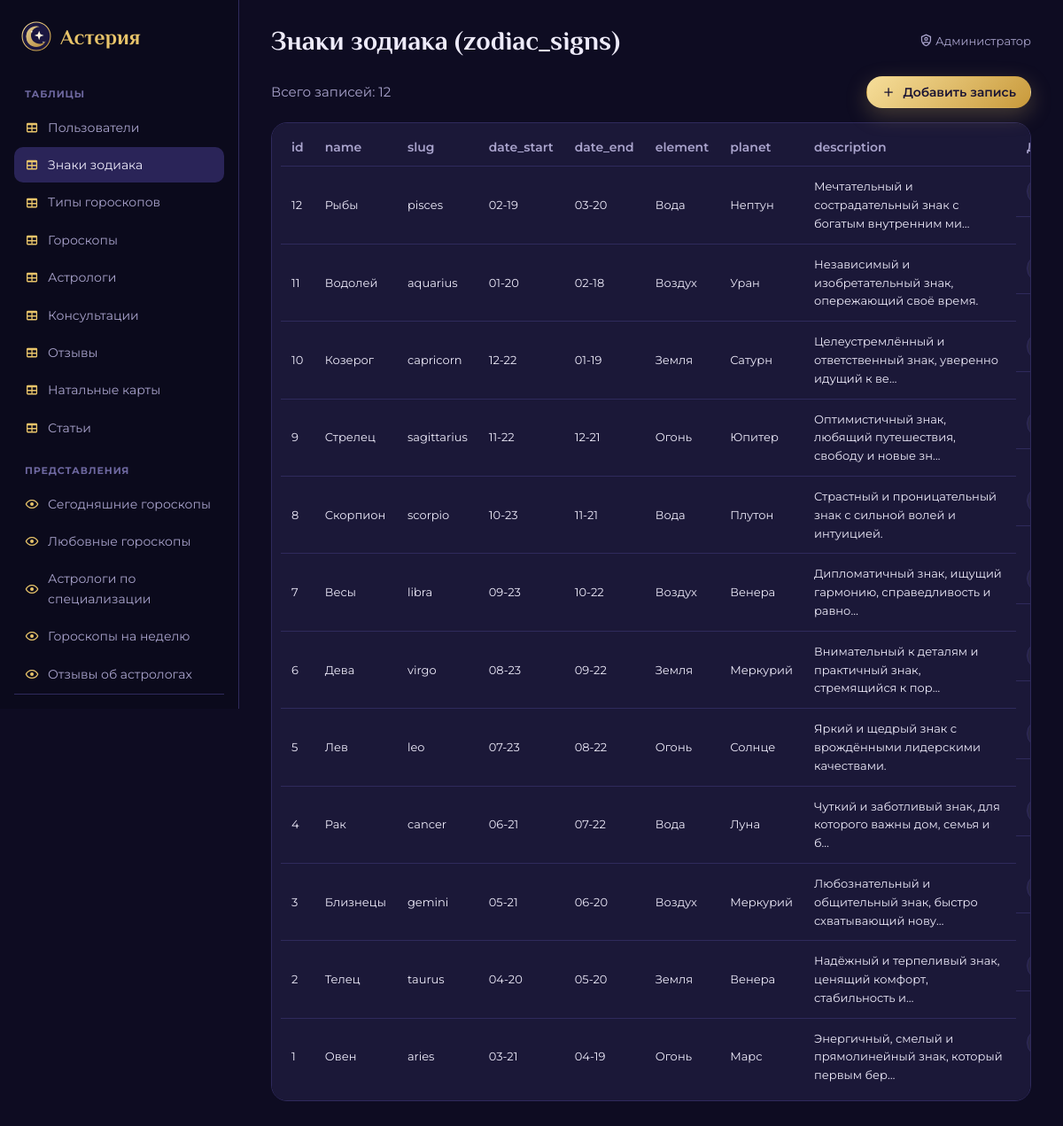
Screenshot of /admin/table.php?t=zodiac_signs (signed in) with the database file from the repository.
### tables this page shows
CREATE TABLE zodiac_signs (
  id INT AUTO_INCREMENT PRIMARY KEY,
  name VARCHAR(30) NOT NULL,
  slug VARCHAR(30) NOT NULL UNIQUE,
  date_start CHAR(5) NOT NULL,
  date_end CHAR(5) NOT NULL,
  element ENUM('Огонь','Земля','Воздух','Вода') NOT NULL,
  planet VARCHAR(30) NOT NULL,
  description TEXT NOT NULL
);

### admin/table.php (the view, shortened to what this page needs)
<?php
require 'admin_common.php';
$table = $_GET['t'] ?? '';
$columns = tableColumns($pdo, $table);
$pk = 'id';
$action = $_GET['action'] ?? 'list';
$id = (int)($_GET['id'] ?? 0);
$errors = [];
$row = [];
$perPage = 15;
$page = max(1, (int)($_GET['page'] ?? 1));
$total = (int)$pdo->query("SELECT COUNT(*) FROM $table")->fetchColumn();
$offset = ($page - 1) * $perPage;
$rows = $pdo->query("SELECT * FROM $table ORDER BY $pk DESC LIMIT $perPage OFFSET $offset")->fetchAll();
$fkLabels = [];
?>
<?php if ($action === 'add' || $action === 'edit'): ?>
    <form class="admin-form card" method="post">
        <h2><?= $action === 'edit' ? "Изменение записи №$id" : 'Новая запись' ?></h2>
        <?php foreach ($errors as $er): ?><div class="alert alert-danger"><?= e($er) ?></div><?php endforeach; ?>
        <div class="form-grid">
            <?php foreach ($columns as $c): if ($c['pk'] || $c['name'] === 'created_at') continue; ?>
                <label class="<?= str_contains($c['type'], 'text') ? 'wide' : '' ?>">
                    <span><?= e($c['name']) ?> <span class="muted small"><?= e($c['type']) ?></span><?= $c['required'] ? ' *' : '' ?></span>
                    <?= inputFor($c, $_POST[$c['name']] ?? ($row[$c['name']] ?? null), $fkLabels, $table, $action) ?>
                </label>
            <?php endforeach; ?>
        </div>
        <div class="form-actions">
            <button class="btn btn-gold" name="save" value="1"><?= icon('check-circle-outline') ?>Сохранить</button>
            <a class="btn btn-ghost" href="table.php?t=<?= $table ?>">Отмена</a>
        </div>
    </form>
<?php else: ?>
    <div class="admin-toolbar">
        <span class="muted">Всего записей: <?= $total ?></span>
        <a class="btn btn-gold btn-sm" href="table.php?t=<?= $table ?>&action=add"><?= icon('plus') ?>Добавить запись</a>
    </div>
    <div class="table-wrap card">
        <table class="table admin-table">
            <thead>
            <tr>
                <?php foreach ($columns as $c): ?><th><?= e($c['name']) ?></th><?php endforeach; ?>
                <th>Действия</th>
            </tr>
            </thead>
            <tbody>
            <?php foreach ($rows as $r): ?>
                <tr>
                    <?php foreach ($columns as $c): $val = $r[$c['name']]; ?>
                        <td class="<?= mb_strlen((string)$val) > 40 ? 'long' : '' ?>">
                            <?php if (isset($fkLabels[$c['name']]) && $val !== null): ?>
                                <span class="fk"><?= e($val) ?></span> <?= e($fkLabels[$c['name']][$val] ?? '') ?>
                            <?php elseif ($c['name'] === 'password'): ?>
                                <span class="muted small"><?= e(mb_strimwidth((string)$val, 0, 18, '…')) ?></span>
                            <?php else: ?>
                                <?= e(mb_strimwidth((string)$val, 0, 60, '…')) ?>
                            <?php endif; ?>
                        </td>
                    <?php endforeach; ?>
                    <td class="actions">
                        <a class="icon-btn" title="Изменить" href="table.php?t=<?= $table ?>&action=edit&id=<?= $r[$pk] ?>"><?= icon('pencil-outline') ?></a>
                    </td>
                </tr>
            <?php endforeach; ?>
            </tbody>
        </table>
    </div>
<?php endif; ?>

### assets/css/style.css (style rules this page uses)
:root { --bg: #0E0C22; --bg-2: #15122F; --surface: #1B1838; --surface-2: #231F47; --line: #2F2A5C; --text: #EEEBFA; --muted: #A9A3CC; --gold: #E8C46A; --gold-2: #C99A3B; --violet: #8B74FF; --violet-soft: #2A2458; --rose: #EC8FB4; --fire: #F28C5B; --earth: #8FC48B; --air: #8FB6F2; --water: #7FD3D8; --danger: #FF7D8A; --success: #7FDCA8; --radius: 18px; --font-head: 'Philosopher', Georgia, serif; --font-text: 'Montserrat', 'Segoe UI', Arial, sans-serif; }
* { box-sizing: border-box; }
html { scroll-behavior: smooth; }
body { margin: 0; background: var(--bg); color: var(--text); font: 400 15px/1.6 var(--font-text); min-height: 100vh; display: flex; flex-direction: column; position: relative; }
a { color: inherit; text-decoration: none; }
.muted { color: var(--muted); }
.ico { width: 1.15em; height: 1.15em; vertical-align: -0.2em; flex-shrink: 0; }
.btn { display: inline-flex; align-items: center; justify-content: center; gap: 8px; padding: 13px 24px; border-radius: 999px; border: 1px solid transparent; font: 600 15px var(--font-text); cursor: pointer; transition: .2s; white-space: nowrap; }
.btn-sm { padding: 8px 16px; font-size: 14px; }
.btn-gold { background: linear-gradient(135deg, #F6DE9A, var(--gold-2)); color: #1A1433; box-shadow: 0 8px 24px rgba(232, 196, 106, .25); }
.icon-btn { display: inline-grid; place-items: center; width: 38px; height: 38px; border-radius: 50%; background: rgba(255, 255, 255, .06); border: 1px solid var(--line); color: var(--text); cursor: pointer; }
.card { background: var(--surface); border: 1px solid var(--line); border-radius: var(--radius); padding: 28px; }
.table-wrap { overflow-x: auto; }
.table { width: 100%; border-collapse: collapse; font-size: 14px; }
.table th { text-align: left; color: var(--muted); font-weight: 600; padding: 10px 12px; border-bottom: 1px solid var(--line); white-space: nowrap; }
.table td { padding: 12px; border-bottom: 1px solid var(--line); vertical-align: middle; }
.table tr:last-child td { border-bottom: 0; }

### assets/css/admin.css (style rules this page uses)
body.admin { flex-direction: row; }
.admin-side a .ico { color: var(--gold); }
.admin-toolbar { display: flex; justify-content: space-between; align-items: center; margin-bottom: 16px; gap: 16px; }
.admin-toolbar .muted { display: flex; gap: 8px; align-items: center; }
.table-wrap.card { padding: 6px 10px; }
.admin-table td { font-size: 13px; max-width: 320px; white-space: nowrap; }
.admin-table td.long { white-space: normal; min-width: 240px; }
.admin-table .actions { display: flex; gap: 6px; white-space: nowrap; }
.admin-table .icon-btn { width: 32px; height: 32px; }

### rows the page displays
zodiac_signs: val "12", val "Рыбы", val "pisces", val "02-19", val "03-20", val "Вода", val "Нептун", val "Мечтательный и сострадательный знак с богатым внутренним ми…"
zodiac_signs: val "11", val "Водолей", val "aquarius", val "01-20", val "02-18", val "Воздух", val "Уран", val "Независимый и изобретательный знак, опережающий своё время."
zodiac_signs: val "10", val "Козерог", val "capricorn", val "12-22", val "01-19", val "Земля", val "Сатурн", val "Целеустремлённый и ответственный знак, уверенно идущий к ве…"
zodiac_signs: val "9", val "Стрелец", val "sagittarius", val "11-22", val "12-21", val "Огонь", val "Юпитер", val "Оптимистичный знак, любящий путешествия, свободу и новые зн…"
zodiac_signs: val "8", val "Скорпион", val "scorpio", val "10-23", val "11-21", val "Вода", val "Плутон", val "Страстный и проницательный знак с сильной волей и интуицией."
zodiac_signs: val "7", val "Весы", val "libra", val "09-23", val "10-22", val "Воздух", val "Венера", val "Дипломатичный знак, ищущий гармонию, справедливость и равно…"
zodiac_signs: val "6", val "Дева", val "virgo", val "08-23", val "09-22", val "Земля", val "Меркурий", val "Внимательный к деталям и практичный знак, стремящийся к пор…"
zodiac_signs: val "5", val "Лев", val "leo", val "07-23", val "08-22", val "Огонь", val "Солнце", val "Яркий и щедрый знак с врождёнными лидерскими качествами."
zodiac_signs: val "4", val "Рак", val "cancer", val "06-21", val "07-22", val "Вода", val "Луна", val "Чуткий и заботливый знак, для которого важны дом, семья и б…"
zodiac_signs: val "3", val "Близнецы", val "gemini", val "05-21", val "06-20", val "Воздух", val "Меркурий", val "Любознательный и общительный знак, быстро схватывающий нову…"
zodiac_signs: val "2", val "Телец", val "taurus", val "04-20", val "05-20", val "Земля", val "Венера", val "Надёжный и терпеливый знак, ценящий комфорт, стабильность и…"
zodiac_signs: val "1", val "Овен", val "aries", val "03-21", val "04-19", val "Огонь", val "Марс", val "Энергичный, смелый и прямолинейный знак, который первым бер…"

### other values shown
$name "Пользователи"
$name "Знаки зодиака"
$name "Типы гороскопов"
$name "Гороскопы"
$name "Астрологи"
$name "Консультации"
$name "Отзывы"
$name "Натальные карты"
$name "Статьи"
$name "Сегодняшние гороскопы"
$name "Любовные гороскопы"
$name "Астрологи по специализации"
$name "Гороскопы на неделю"
$name "Отзывы об астрологах"
$title "Знаки зодиака (zodiac_signs)"
